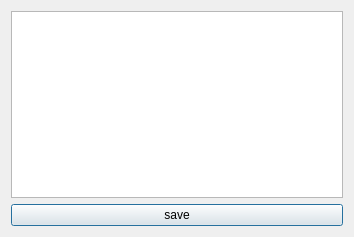
<?xml version="1.0" encoding="UTF-8"?>
<ui version="4.0">
 <class>Acter</class>
 <widget class="QDialog" name="Acter">
  <property name="geometry">
   <rect>
    <x>0</x>
    <y>0</y>
    <width>354</width>
    <height>237</height>
   </rect>
  </property>
  <property name="windowTitle">
   <string>Dialog</string>
  </property>
  <layout class="QGridLayout" name="gridLayout_2">
   <item row="0" column="0">
    <layout class="QGridLayout" name="gridLayout">
     <item row="1" column="0">
      <widget class="QPushButton" name="pushButton">
       <property name="text">
        <string>save</string>
       </property>
      </widget>
     </item>
     <item row="0" column="0">
      <widget class="QTextEdit" name="textEdit"/>
     </item>
    </layout>
   </item>
  </layout>
 </widget>
 <resources/>
 <connections>
  <connection>
   <sender>pushButton</sender>
   <signal>clicked()</signal>
   <receiver>Acter</receiver>
   <slot>save_actor()</slot>
   <hints>
    <hint type="sourcelabel">
     <x>185</x>
     <y>261</y>
    </hint>
    <hint type="destinationlabel">
     <x>199</x>
     <y>149</y>
    </hint>
   </hints>
  </connection>
 </connections>
 <slots>
  <slot>save_actor()</slot>
  <slot>add()</slot>
 </slots>
</ui>
